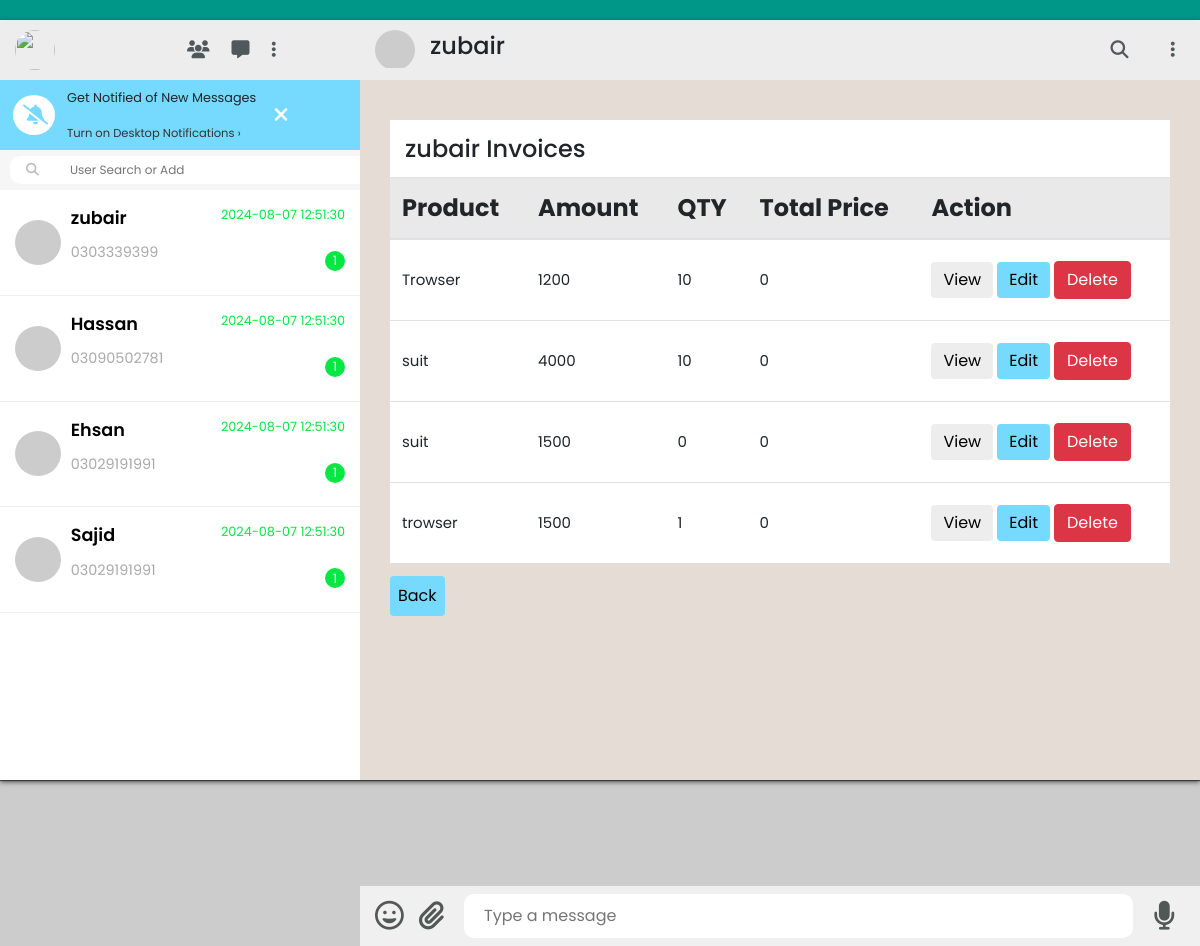
The page /order-invoice.php?view_invoice=6 on the database its author committed.
### tables this page shows
CREATE TABLE IF NOT EXISTS `tbl_users` (
  `id` int NOT NULL AUTO_INCREMENT,
  `name` varchar(191) DEFAULT NULL,
  `phone` varchar(50) DEFAULT NULL,
  `image` varchar(191) DEFAULT NULL,
  `whatsapp` varchar(191) DEFAULT NULL,
  `time` datetime DEFAULT NULL,
  `total_cost` varchar(50) DEFAULT NULL,
  `due_date` date DEFAULT NULL,
  `user_id` int DEFAULT NULL,
  `customer_since` date DEFAULT NULL,
  `total_orders` int DEFAULT NULL,
  `total-order` int DEFAULT NULL,
  PRIMARY KEY (`id`),
  KEY `user_id` (`user_id`)
);

CREATE TABLE IF NOT EXISTS `invoices_orders` (
  `invoices_id` int NOT NULL AUTO_INCREMENT,
  `user_id` int NOT NULL DEFAULT '0',
  `order_cost` int NOT NULL DEFAULT '0',
  `order_date` varchar(50) NOT NULL DEFAULT '0',
  `order_update` varchar(50) NOT NULL DEFAULT '0',
  `is_trowser` varchar(50) NOT NULL DEFAULT '0',
  `issuit` varchar(50) NOT NULL DEFAULT '0',
  `order_status` varchar(50) NOT NULL DEFAULT '0',
  `decription` text NOT NULL,
  `qty_trousers` int NOT NULL DEFAULT '0',
  `qty_suits` int NOT NULL DEFAULT '0',
  `amount_trowser` int NOT NULL DEFAULT '0',
  `amount_suit` int NOT NULL DEFAULT '0',
  `total_price` int NOT NULL DEFAULT '0',
  `product` varchar(50) DEFAULT NULL,
  PRIMARY KEY (`invoices_id`),
  KEY `user_id` (`user_id`)
);

### order-invoice.php (the view, shortened to what this page needs)
<?php include 'header.php' ?>
<div class="main-container">
    <div class="left-container">
       <?php include './header/header-icon.php' ?>
     <?php include './left-header/notif-box.php' ?>
      <?php  include './left-header/search-container.php' ?>
       <?php include './left-header/chat-list.php' ?>
    <div class="right-container">
        <?php
            if(!isset($_GET['view_invoice']))
            {
                include './right-side/hello.php';
            }
            else
            {?>
              <?php
$id = $_GET['view_invoice'];
$select="SELECT * FROM tbl_users WHERE user_id='$id' ";
$query=mysqli_query($conn,$select);
?>
<div class="header">
    <?php while($data=mysqli_fetch_assoc($query)){
        ?>
            <div class="img-text">
                <div class="user-img">
                    <img class="dp"
                         src="<?= $data['image'] ?>"
                         alt="">
                </div>
                <h4><?php echo $data['name'];  ?></span></h4>
            </div>
            <div class="nav-icons">
                <li><i class="fa-solid fa-magnifying-glass"></i></li>
                <li><i class="fa-solid fa-ellipsis-vertical"></i></li>
            </div>
</div>
            <?php
            $id=$_GET['view_invoice'];
          $order="SELECT * FROM invoices_orders WHERE user_id='$id'";
          $orde_r=mysqli_query($conn,$order);
          $num=mysqli_num_rows($orde_r);
            ?>
<div style="padding: 30px;">
<h4 style="padding: 15px;background:white;position:relative;top:10px;"><?=  $data['name'];  ?> Invoices</h4>        <?php
    } ?>
<div class="table-responsive" style="margin-bottom: 14.8rem; font-size: 24px; z-index: 99999999999; position: relative;">
  <table class="table table-striped">
    <thead style="background: #e9e9e9;">
      <tr>
      <th>Product</th>
                    <th>Amount</th>
                    <th>QTY</th>
                    <th>Total Price</th>
              <th scope="col">Action</th>
      </tr>
    </thead>
    <tbody>
      <?php if ($num > 0) {
        while ($row = mysqli_fetch_assoc($orde_r)) {
      ?>
      <tr style="background: white; font-size: 15px;">
        <td style="vertical-align: middle;" scope="row"><?= $row['product'] ?></td>
        <td style="vertical-align: middle;" scope="row"><?= $row['order_cost'] ?></td>
        <td style="vertical-align: middle;"><?= $row['is_trowser'] ?></td>
        <td style="vertical-align: middle;"><?= $row['total_price'] ?></td>
        <td>
          <a href="./invoice.php?invoice=<?php echo $id; ?>" class="btn btn-info" style="background:#ededed;border:none;color:black;">View</a>
          <a href="./edit.php1?edit_order=<?php echo $id; ?>" class="btn btn-primary" style=" margin-bottom: 10px; margin-top:10px;background:#76daff;border:none;color:black;">Edit</a>
          <a href="./delete.php1?order_delete=<?php echo $id; ?>" class="btn btn-danger" >Delete</a>
        </td>
      </tr>
      <?php
        }
      }
      ?>
    </tbody>
  </table>
</div>
<button class="btn " style="position: relative;bottom: 240px;background-color: #76daff; padding: 7px;"><a style="text-decoration: none; color:black;color:black;" href="./index.php">Back</a></button>
</div>
       <?php include './right-side/input-bottom.php'  ?>
</div>
</div>
<?php include 'footer.php'; } ?>

### header.php (shortened to what this page needs)
<!DOCTYPE html>
<html lang="en">
<head>
    <link rel="stylesheet" href="https://cdn.jsdelivr.net/npm/bootstrap@4.6.2/dist/css/bootstrap.min.css">
    <link rel="stylesheet" href="styles.css">
</head>
<body>

### header/header-icon.php
<div class="header">
            <div class="user-img">
                <img class="dp" src="https://www.codewithfaraz.com/InstaPic.png" alt="">
            </div>
            <div class="nav-icons">
                <li><i class="fa-solid fa-users"></i></li>
                <li><i class="fa-solid fa-message">
                </i></li>
                <li><i class="fa-solid fa-ellipsis-vertical"></i></li>
            </div>
        </div>

### left-header/notif-box.php
<div class="notif-box">
            <i class="fa-solid fa-bell-slash"></i>
            <div class="notif-text">
                <p>Get Notified of New Messages</p>
                <a href="#">Turn on Desktop Notifications ›</a>
            </div>
            <i class="fa-solid fa-xmark"></i>
        </div>

### left-header/search-container.php (shortened to what this page needs)
<?php
$key = '';
?>
<form method="post" action="">
<div class="search-container">
            <div class="input">
                <i class="fa-solid fa-magnifying-glass"></i>
                <input type="text" name="searchc"placeholder="User Search or Add" value="<?= $key; ?>"></div>
        </div>
</form>

### left-header/chat-list.php (shortened to what this page needs)
 <?php
  if (isset($_POST['searchc'])) {
    $search = $_POST['searchc'];
    $searchQuery = "SELECT * FROM tbl_users WHERE id='$search' OR name LIKE '%$search%' ";
    $select = mysqli_query($conn, $searchQuery);
} else {
    $select = mysqli_query($conn, "SELECT * FROM tbl_users");
}
?>
<div class="chat-list">
<?php
if(mysqli_num_rows($select)){
    while($data=mysqli_fetch_assoc($select)){
    ?>
    <a style="text-decoration: none;" href="index.php?user-id=<?php echo $data['id'];?>">
            <div class="chat-box">
                <div class="img-box">
                    <img class="img-cover"
                         src="<?= $data['image'] ?>"
                         alt="">
                </div>
                <div class="chat-details">
                    <div class="text-head">
                        <h4><?= $data['name'] ?></h4>
                        <p class="time unread"><?= $data['time'] ?></p>
                    </div>
                    <div class="text-message">
                        <p><?= $data['whatsapp'] ?></p>
                        <b>1</b>
                    </div>
                </div>
            </div>
            <?php
} }else
{
    echo '<p style="text-align:center; color:red; border-radius:10px; padding: 10px;">User not found</p>';
}
?>
        </div>
    </div>

### right-side/input-bottom.php
<div class="chatbox-input">
            <i class="fa-regular fa-face-grin"></i>
            <i class="fa-sharp fa-solid fa-paperclip"></i>
            <input type="text" placeholder="Type a message">
            <i class="fa-solid fa-microphone"></i>
        </div>

### rows shown on the page
tbl_users: name "zubair", time "2024-08-07 12:51:30", whatsapp "0303339399"
tbl_users: name "Hassan", time "2024-08-07 12:51:30", whatsapp "03090502781"
tbl_users: name "Ehsan", time "2024-08-07 12:51:30", whatsapp "03029191991"
tbl_users: name "Sajid", time "2024-08-07 12:51:30", whatsapp "03029191991"
invoices_orders: product "Trowser", order_cost "1200", is_trowser "10", total_price "0"
invoices_orders: product "suit", order_cost "4000", is_trowser "10", total_price "0"
invoices_orders: product "suit", order_cost "1500", is_trowser "0", total_price "0"
invoices_orders: product "trowser", order_cost "1500", is_trowser "1", total_price "0"
